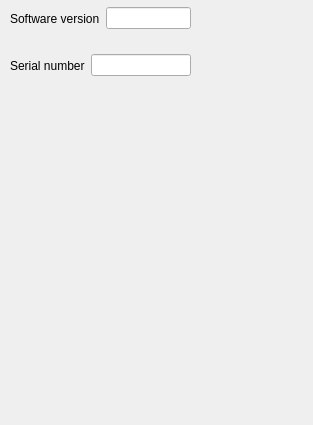
<?xml version="1.0" encoding="UTF-8"?>
<ui version="4.0">
 <class>Help</class>
 <widget class="QDialog" name="Help">
  <property name="geometry">
   <rect>
    <x>0</x>
    <y>0</y>
    <width>313</width>
    <height>425</height>
   </rect>
  </property>
  <property name="windowTitle">
   <string>Help</string>
  </property>
  <widget class="QWidget" name="layoutWidget">
   <property name="geometry">
    <rect>
     <x>10</x>
     <y>50</y>
     <width>181</width>
     <height>31</height>
    </rect>
   </property>
   <layout class="QHBoxLayout" name="horizontalLayout_2">
    <item>
     <widget class="QLabel" name="label_2">
      <property name="text">
       <string>Serial number</string>
      </property>
     </widget>
    </item>
    <item>
     <widget class="QLineEdit" name="lineEdit_Serial_Number"/>
    </item>
   </layout>
  </widget>
  <widget class="QWidget" name="">
   <property name="geometry">
    <rect>
     <x>10</x>
     <y>3</y>
     <width>181</width>
     <height>31</height>
    </rect>
   </property>
   <layout class="QHBoxLayout" name="horizontalLayout">
    <item>
     <widget class="QLabel" name="label">
      <property name="text">
       <string>Software version</string>
      </property>
     </widget>
    </item>
    <item>
     <widget class="QLineEdit" name="lineEdit_Software_Version"/>
    </item>
   </layout>
  </widget>
 </widget>
 <resources/>
 <connections/>
</ui>
